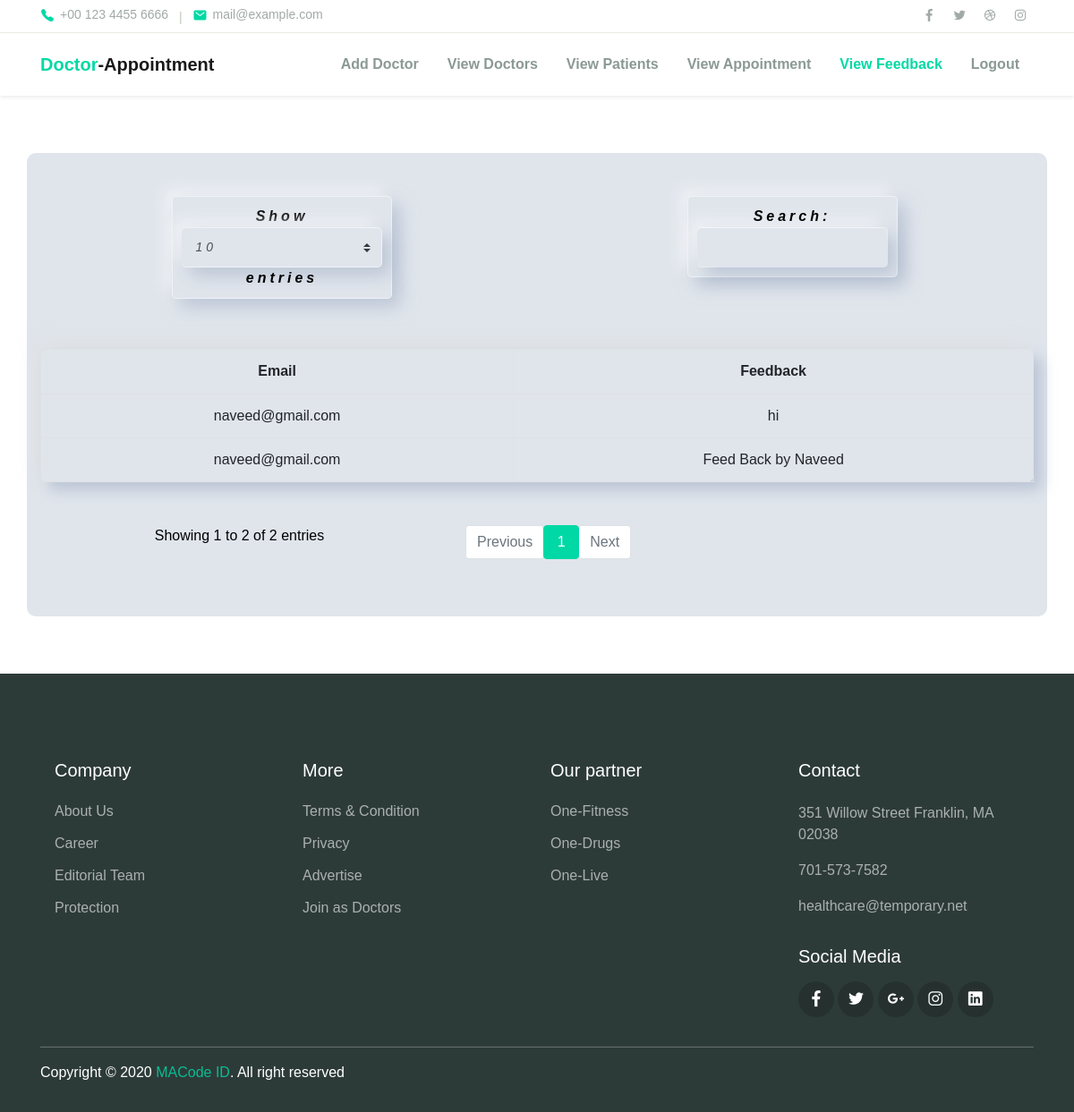
Page /admin/view_feedback.php (signed in) on the committed database.
### tables this page shows
CREATE TABLE `feedback` (
  `id` int(11) NOT NULL,
  `email` varchar(22) NOT NULL,
  `feedback` varchar(22) NOT NULL
);

### admin/view_feedback.php (the view, shortened to what this page needs)
<?php include 'head.php'; ?>
<body>
    <?php
    include_once "header.php";
    $category = isset($_POST["expertise"]);
    ?>
    <div class="container table_container">
        <!-- <form action="<?php echo $_SERVER['PHP_SELF']; ?>" method="post">
            <div class="input-group mb-3">
                <select class="form-select" id="inputGroupSelect01" name="expertise" type="text" required>
                    <?php if($category){ ?>
                    <option readonly><?php echo $_POST["expertise"]." (Selected)" ; ?></option>
                   <?php }else{ ?>
                    <option value="">Select Category</option>
                   <?php } ?>
                    <option>Heart</option>
                    <option>Bone</option>
                    <option>Eyes</option>
                    <option>kedney</option>
                    <option>Cardiologist</option>
                    <option>Plastic Surgeon</option>
                    <option>General Physician</option>
                </select>
                <button style="width: 20%;" name="submit" class="btn btn-light my-0">Search</button>
            </div>
        </form> -->
        <?php
            include('../config/config.php');
                    $sql = " SELECT * FROM feedback";
                $result = mysqli_query($conn, $sql);
                $count = mysqli_num_rows($result);
                if ($count >= 1) {
                    echo "<table class='table form_div  table-bordered' id='dataTable' width='100%' cellspacing='0'>
                        <thead>
                            <tr>
                                <th>Email</th>
                                <th>Feedback</th>
                            </tr>
                        </thead>";
                        echo "<tbody>";
                        while ($row = mysqli_fetch_array($result)) {
                            echo "<tr>";
                                echo "<td>" . $row['email'] . "</td>";
                                echo "<td>" . $row['feedback'] . "</td>";
                            echo "</tr>";
                        }
                    ?>
                    <?php
                    echo "</tbody>";
                    echo "</table>";
                }
    ?>
    </div>
    <?php
    include_once "footer.php";
    ?>
</body>
</html>

### admin/assets/css/user-css/patient_form.css (style rules this page uses)
* { margin: 0; padding: 0; box-sizing: border-box; }
.form_div { border-radius: 8px; border: 1px solid #ffffff80; margin: auto; padding: 2rem!important; margin: 4rem auto!important; background-color: #e0e5ec; box-shadow: 9px 9px 16px rgba(163, 177, 198, 0.6), -9px -9px 16px rgba(225, 225, 225,0.5); text-align: center; }

### admin/assets/css/user-css/table.css (style rules this page uses)
* { margin: 0; padding: 0; box-sizing: border-box; }
.table_container { background-color: #e0e5ec!important; color: #000!important; padding: 3rem; margin: 4rem auto; border-radius: 10px; text-align: center!important; }
.form_div { border-radius: 8px; border: 1px solid #ffffff80; margin: auto; padding: 2rem!important; margin: 4rem auto; background-color: #e0e5ec; box-shadow: 9px 9px 16px rgba(163, 177, 198, 0.6), -9px -9px 16px rgba(225, 225, 225,0.5); text-align: center; }
table.dataTable { margin: 3rem auto!important; }

### assets/css/user-css/login.css (style rules this page uses)
* { margin: 0; padding: 0; box-sizing: border-box; }
.form_div { border-radius: 8px; border: 1px solid #ffffff80; margin: auto; padding: 2rem!important; margin-top: 4rem!important; background-color: #e0e5ec; box-shadow: 9px 9px 16px rgba(163, 177, 198, 0.6), -9px -9px 16px rgba(225, 225, 225,0.5); text-align: center; }

### admin/assets/css/user-css/theme.css (style rules this page uses)
:root { --primary: #00D9A5; --accent: #FF3D85; --secondary: #4E5AFE; --warning: #EED818; --info: #05B4E1; --danger: #FF4943; --success: #96C93D; --dark: #343531; --light: #F5F9F6; --cs: #596261; --grey: #6E807A; }
body { font-family: "Source Sans Pro", sans-serif; line-height: 1.5; color: #000; }

### rows in the picture
feedback: email "naveed@gmail.com", feedback "hi"
feedback: email "naveed@gmail.com", feedback "Feed Back by Naveed"
